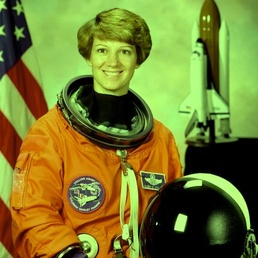
#> input picture ImageProcessing/images/astronaut_wb.jpg, 258 x 258 px, shrunk from 512 x 512 before the run, found by its file name
$ jupyter execute 4_color_processing.ipynb
#> lines starting #> are read from the running program, lines starting #| are printed output that depends on the picture
## Introduction to Image Processing with Python
### Image Processing (RM1-VIS)
### University of Southern Denmark

[cell 1]
import numpy as np
import matplotlib.pyplot as plt
import skimage

[cell 2]
def plotImage(image, title):
    if(len(image.shape) == 2):
        plt.imshow(image, cmap='gray')
    else:
        plt.imshow(image)
    plt.title(title)
    plt.axis('off')
    plt.show()

#### White balance
Perform 'manual' white balancing on the image which has un-natural colors. You can determine a pixel location manually which serves as input for the white balancing.

[cell 3]
imageAstronaut = skimage.io.imread('images/astronaut_wb.jpg')
#> imageAstronaut is the input picture: shape (258, 258, 3); mean R, G, B 118.1, 123.7, 45.8

plt.imshow(imageAstronaut)
plt.title("original image")
plt.scatter(25, 50, s=10, c='red', marker='o')
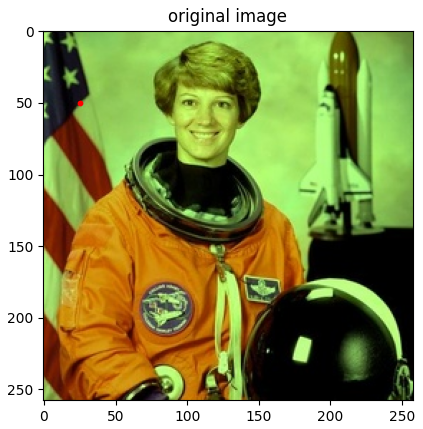
#> figure drawn by matplotlib, 1 panel

[cell 4]
def white_balance(img, coords):
    return img

[cell 5]
plotImage(white_balance(imageAstronaut, (100, 150)), "white balance corrected")

#### RGB to HSI
Implement the RGB to HSI function.

[cell 6]
def rgb2hsi(r, g, b):
    return h,s,v

#### Histogram Equalization

Apply histogram equalization to a color image. You can adapt your implementation from week 1.

[cell 7]
# standard median filtering of image
def histeq_color(image):
    return image

[cell 8]
imageRocket = skimage.data.rocket()
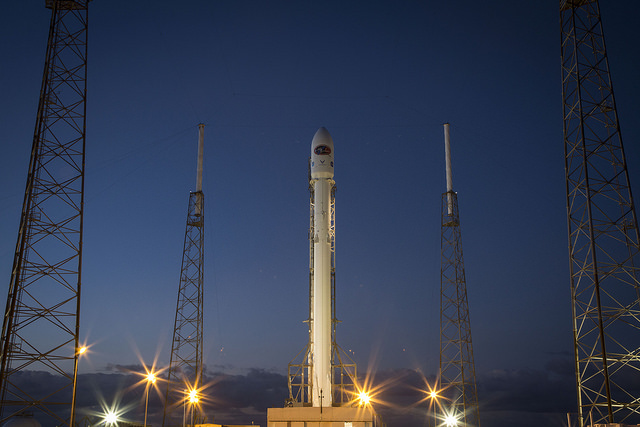
#> input picture skimage.data.rocket(), 640 x 427 px
#> imageRocket is the input picture: shape (427, 640, 3); mean R, G, B 52.3, 61.3, 82.3

plotImage(imageRocket, "original image")
plotImage(histeq_color(imageRocket), "histogram equalized")

#### Red eye correction

Photos taken with a flash close to the image lens can cause the 'red eye effect'. https://en.wikipedia.org/wiki/Red-eye_effect

Implement red eye reduction by segmenting based on a suitable color space. Then correct by de-saturating and reducing intensity within the segmentation.

[cell 9]
imageRedEyes = skimage.io.imread("images/BoldRedEye.JPG")
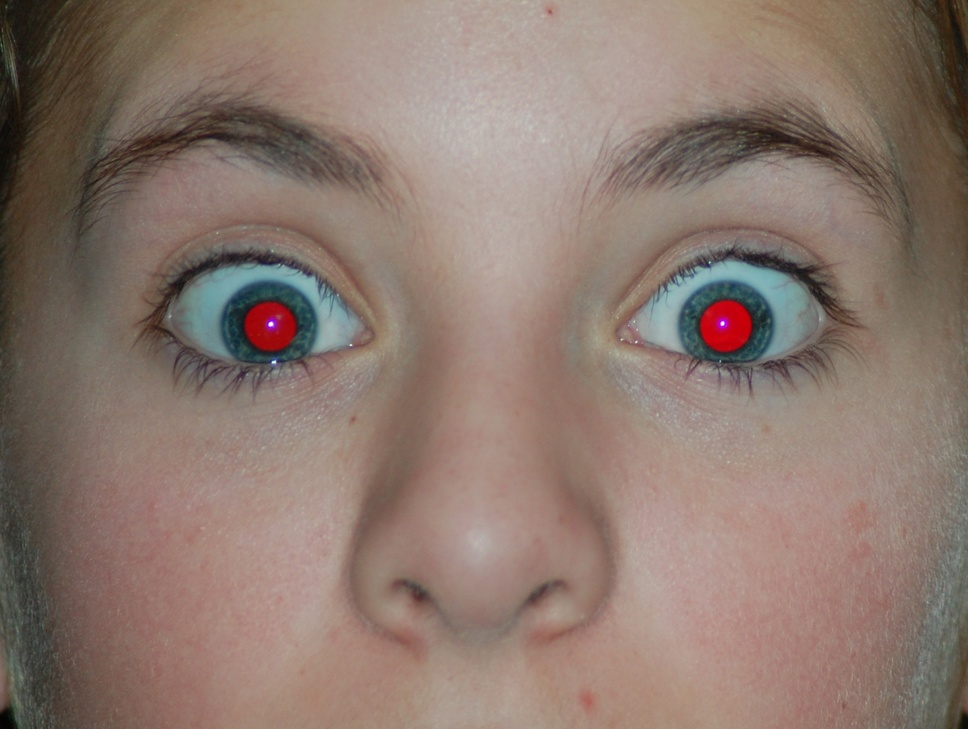
#> input picture ImageProcessing/images/BoldRedEye.JPG, 968 x 729 px, shrunk from 1919 x 1444 before the run, found by its file name
#> imageRedEyes is the input picture: shape (729, 968, 3); mean R, G, B 139.6, 120.1, 109.9

[cell 10]
# standard median filtering of image
def red_eye_correction(image):
    return image

[cell 11]
plotImage(imageRedEyes, "input image")
